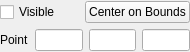
<ui version="4.0" >
 <author></author>
 <comment></comment>
 <exportmacro></exportmacro>
 <class>pqHandleWidget</class>
 <widget class="QWidget" name="pqHandleWidget" >
  <property name="geometry" >
   <rect>
    <x>0</x>
    <y>0</y>
    <width>190</width>
    <height>52</height>
   </rect>
  </property>
  <property name="windowTitle" >
   <string>Form</string>
  </property>
  <layout class="QVBoxLayout" >
   <property name="margin" >
    <number>0</number>
   </property>
   <property name="spacing" >
    <number>5</number>
   </property>
   <item>
    <layout class="QHBoxLayout" >
     <property name="margin" >
      <number>0</number>
     </property>
     <property name="spacing" >
      <number>6</number>
     </property>
     <item>
      <widget class="QCheckBox" name="show3DWidget" >
       <property name="text" >
        <string>Visible</string>
       </property>
      </widget>
     </item>
     <item>
      <widget class="QPushButton" name="useCenterBounds" >
       <property name="text" >
        <string>Center on Bounds</string>
       </property>
      </widget>
     </item>
    </layout>
   </item>
   <item>
    <layout class="QHBoxLayout" >
     <property name="margin" >
      <number>0</number>
     </property>
     <property name="spacing" >
      <number>6</number>
     </property>
     <item>
      <widget class="QLabel" name="label_3" >
       <property name="text" >
        <string>Point</string>
       </property>
      </widget>
     </item>
     <item>
      <widget class="QLineEdit" name="worldPositionX" />
     </item>
     <item>
      <widget class="QLineEdit" name="worldPositionY" />
     </item>
     <item>
      <widget class="QLineEdit" name="worldPositionZ" />
     </item>
    </layout>
   </item>
  </layout>
 </widget>
 <pixmapfunction></pixmapfunction>
 <tabstops>
  <tabstop>show3DWidget</tabstop>
  <tabstop>useCenterBounds</tabstop>
  <tabstop>worldPositionX</tabstop>
  <tabstop>worldPositionY</tabstop>
  <tabstop>worldPositionZ</tabstop>
 </tabstops>
 <resources/>
 <connections/>
</ui>
